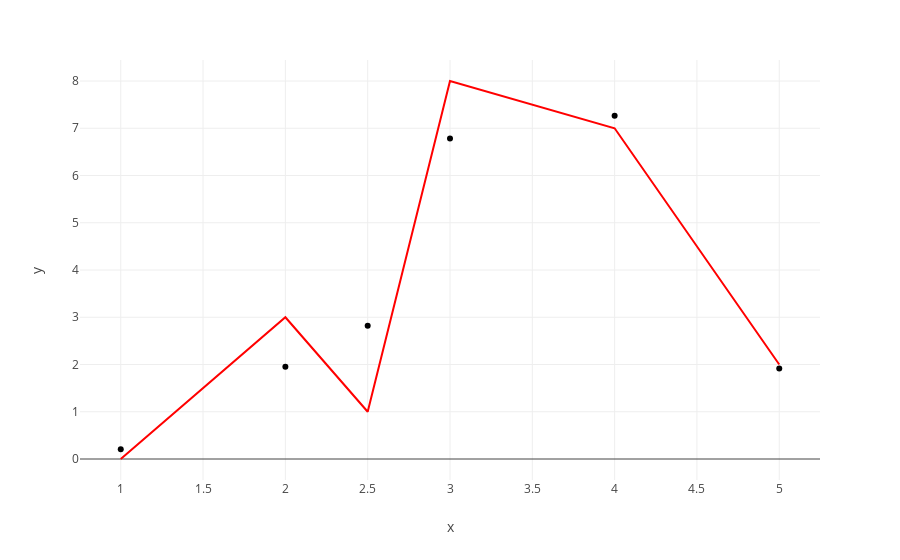
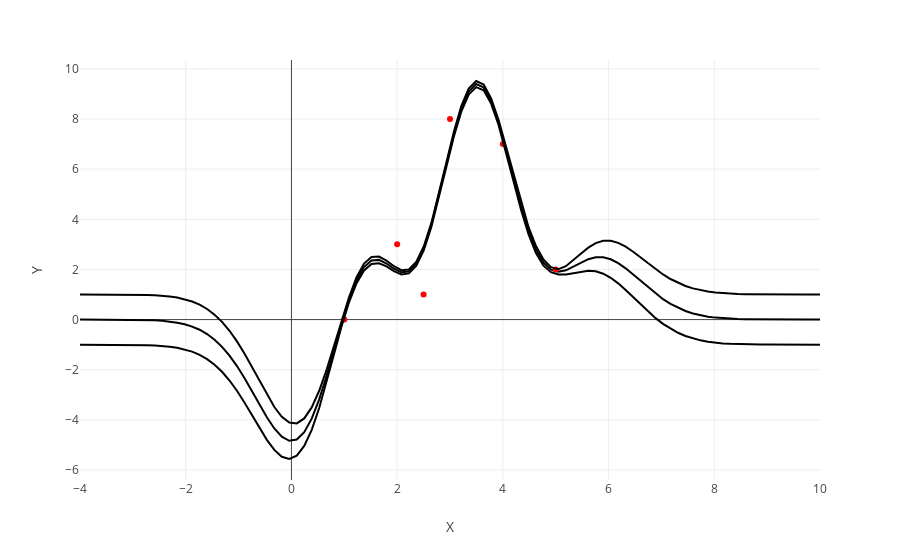

Notebook cell for these charts, in order:
### Code cell
def k(a,b, sf, l):
    return np.exp(-.5 * np.linalg.norm(a-b)**2 / l**2) * sf**2

Kxx = np.array([[k(x1,x2, sigmaf, l) for x1 in X] for x2 in X])
A = np.linalg.inv(Kxx + sigman**2 * np.eye(len(X)))
mu = f0 + Kxx @ A @ (Y - f0)
COV = Kxx - Kxx @ A @ Kxx

for x,a,b,c in zip(X, Y, mu, np.diag(COV)): print(f"X={x}, Y={a}, mu={b:.4f}, var={c:.4f}")

fig = px.scatter(x=X, y=mu)
fig.add_trace(px.line(x=X, y=Y, color_discrete_sequence=['red'], labels={'x':'X', 'y':'Y'}).data[0])

fig.show()


x_star = np.linspace(-4,10,100)
Kxs = np.transpose(np.array([[k(x1,x2, sigmaf, l) for x1 in X] for x2 in x_star]))
Kss = np.array([[k(x1,x2, sigmaf, l) for x1 in x_star] for x2 in x_star])

print(f"Kxx shape: {Kxx.shape}, Kxs shape: {Kxs.shape}, Kss shape: {Kss.shape}, A shape: {A.shape}, Y shape: {Y.shape}, f0 shape: {f0.shape}")
mu_star = np.transpose(Kxs) @ A @ Y
COV_star = Kss - np.transpose(Kxs) @ A @ Kxs
std = np.diag(COV_star)**.5

fig = px.line(x=x_star, y=mu_star, labels={'x':'X', 'y':'Y'})
fig.add_trace(px.scatter(x=X, y=Y, color_discrete_sequence=['red'], labels={'x':'X', 'y':'Y'}).data[0])
fig.add_trace(px.line(x=x_star, y=mu_star+std).data[0])
fig.add_trace(px.line(x=x_star, y=mu_star-std).data[0])
fig.show()
